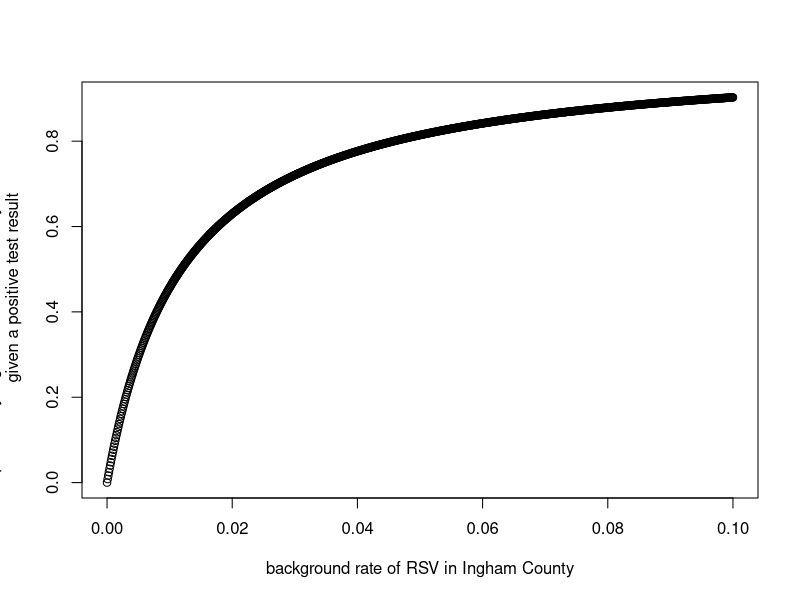

Here is the R script that generated this plot:
## ---- chunk 1
priorRSV <- 3*5*7/7000
sensitivity <- 0.917
specificity <- 0.989
falsePos <- 1-specificity
## ---- chunk 2

haveRSV <- function(inghamRSV,sensitivity,specificity){
	pHaveRSV <- (sensitivity * inghamRSV) / (inghamRSV * sensitivity + (1-inghamRSV) * (1-specificity))
	return(pHaveRSV)
}

inghamRSV <- seq(0,0.1,length.out=1000)
rsvProbs <- haveRSV(inghamRSV=inghamRSV,
	 		   		  sensitivity=0.917,
	 		   		  specificity=0.989)
plot(inghamRSV,rsvProbs,
	 xlab="background rate of RSV in Ingham County",
	 ylab="probability a given toddler is actually infected RSV\n given a positive test result")

## ---- chunk 3
inghamRSV[which(rsvProbs>0.9)][1]
